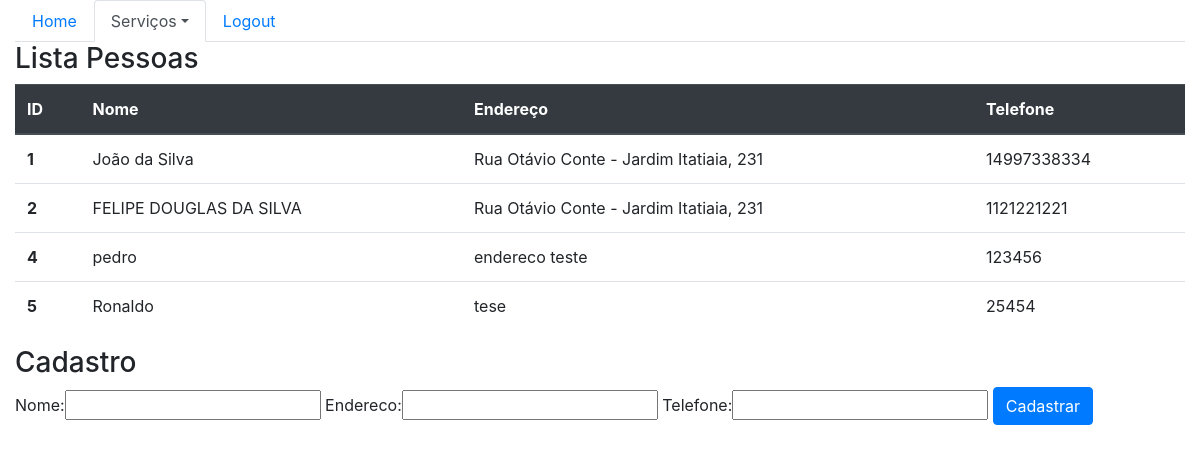
Screenshot of /sistema/pessoas/ (signed in) with the database file from the repository.
### core/models.py (models this page shows, shortened)
class Pessoa(models.Model):
    nome = models.CharField(max_length=100)
    endereco = models.CharField(max_length=200)
    telefone = models.CharField(max_length=20)

### core/views.py (the view)
@login_required
def lista_pessoas(request):
    pessoas = Pessoa.objects.all()
    form = PessoaForm()
    data = {'pessoas':pessoas, 'form':form}
    return render(request, 'core/lista_pessoas.html', data)

### core/forms.py
class PessoaForm(ModelForm):
    class Meta:
        model = Pessoa
        fields = '__all__'

### core/templates/core/lista_pessoas.html (shortened to what this page needs)
{% extends 'base.html'%}
{% load bootstrap %}
{% block menu %}
    <ul class="nav nav-tabs">
        <li class="nav-item">
        <a class="nav-link" href="{% url 'core_home' %}">Home</a>
        </li>
        <li class="nav-item dropdown">
        <a class="nav-link dropdown-toggle active" data-toggle="dropdown" href="#" role="button" aria-haspopup="true" aria-expanded="false">Serviços</a>
        </li>
        <li class="nav-item">
        <a class="nav-link" href="#">Logout</a>
        </li>
    </ul>
{% endblock %}
{% block main %}
<class class="row">
    <class class="col-sm-12">
        <h3>Lista Pessoas</h3>
        <table class="table">
            <thead class="thead-dark">
                <tr>
                <th scope="col">ID</th>
                <th scope="col">Nome</th>
                <th scope="col">Endereço</th>
                <th scope="col">Telefone</th>
                </tr>
            </thead>
            <tbody>
                {% for pessoa in pessoas%}
                <tr>
                <th scope="row">{{pessoa.id}}</th>
                <td>{{pessoa.nome}}</td>
                <td>{{pessoa.endereco}}</td>
                <td>{{pessoa.telefone}}</td>
                </tr>
                {% endfor %}
            </tbody>
        </table>
    </class>
    <class class="col-sm-12">
        <h3>Cadastro</h3>
        <form action="{% url 'core_pessoa_novo' %}" method="POST">
            {{ form|bootstrap }}
            <button type="submit" class="btn btn-primary">Cadastrar</button>
        </form>
    </class>
</class>
{% endblock %}

### rows the page displays
Pessoa: id "1", nome "João da Silva", endereco "Rua Otávio Conte - Jardim Itatiaia, 231", telefone "14997338334"
Pessoa: id "2", nome "FELIPE DOUGLAS DA SILVA", endereco "Rua Otávio Conte - Jardim Itatiaia, 231", telefone "1121221221"
Pessoa: id "4", nome "pedro", endereco "endereco teste", telefone "123456"
Pessoa: id "5", nome "Ronaldo", endereco "tese", telefone "25454"
